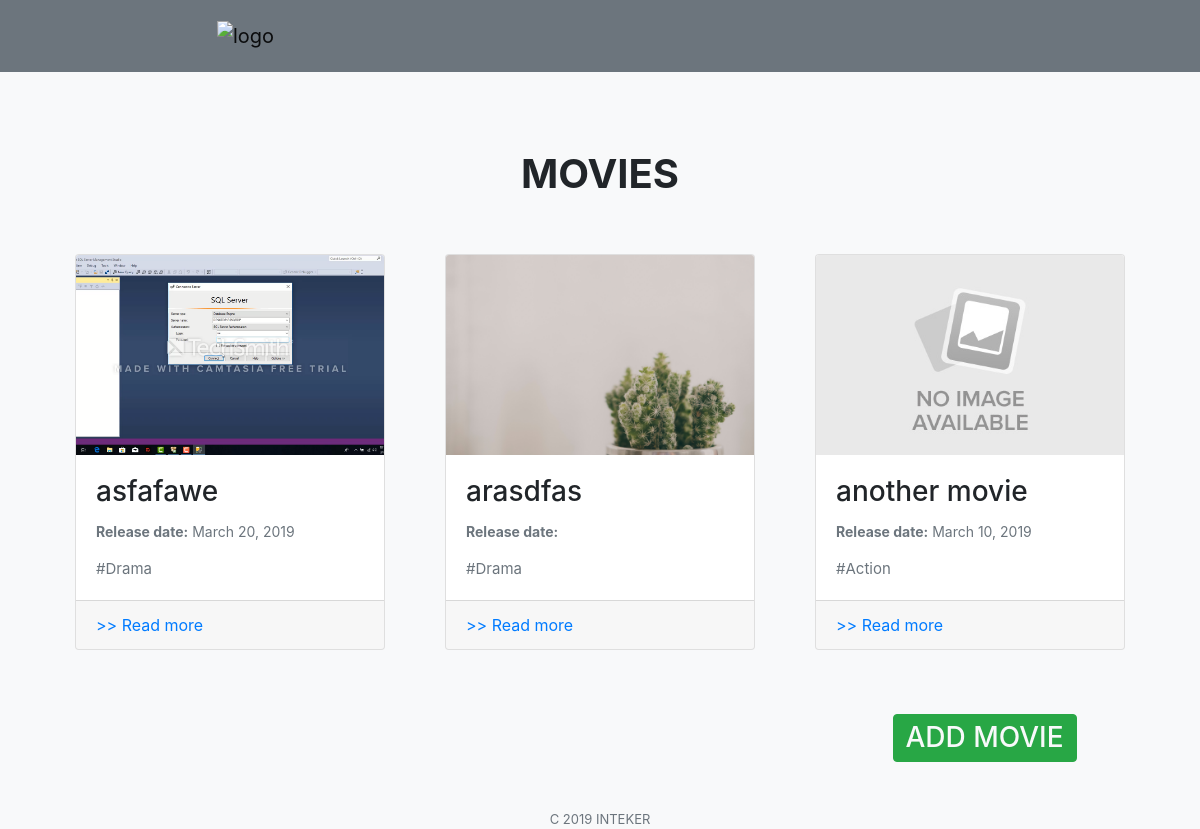
Before: /home/movies/ with the older database file.
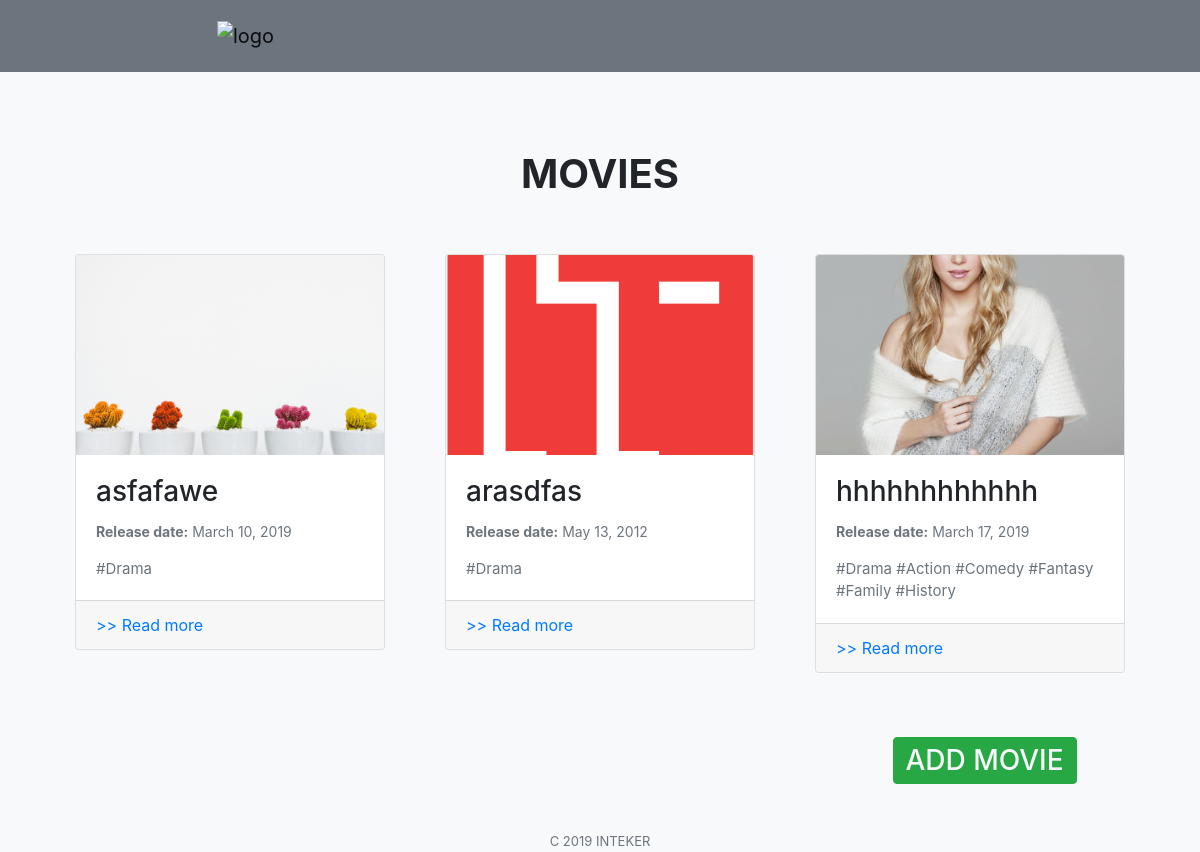
After: the same page with the newer database file.
### intekimdb/models.py (models this page shows, shortened)
class Movie(models.Model):
    title = models.CharField(max_length=100)
    description = models.TextField(max_length=500)
    release_date = models.DateTimeField(default=now())
    category = models.ManyToManyField(Category)
    actors = models.ManyToManyField(Actor, blank=True)
    logo = models.ImageField(upload_to = 'pic_folder/', default = 'pic_folder/no-img.jpg')
    comments = GenericRelation(Comment)
    class Meta:
        verbose_name = "Movie"
        verbose_name_plural = "Movies"

class Category(models.Model):
    name = models.CharField(max_length=50, choices=choice_category, default='Action', unique=True,\
                            error_messages={'unique': 'This catagory is already exist.'})
    def __str__(self):
        return self.name

### intekimdb/views.py (the view)
# urls.py: path('movies/', views.MovieListView.as_view(), name='movie_list'),
class MovieListView(ListView):
    model = Movie
    paginate_by = 100  # if pagination is desired
    def get_context_data(self, **kwargs):
        context = super().get_context_data(**kwargs)
        return context

### templates/intekimdb/movie_list.html (shortened to what this page needs)
{% extends "home.html" %}
{% load add_attr %}
{% block content %}
<div class="col-12 mx-auto">
    <div class="row justify-content-center mb-5">
        <h1 class="font-weight-bold text-uppercase">Movies</h1>
    </div>
    <div class="card-deck">
        {% for movie in object_list %}
        <div class="col-4">
            <div class="card mb-3">
                <img src="{{ movie.logo.url }}" alt="movie_logo" class="card-img-top img-ava">
                <div class="card-body">
                    <h3 class="card-title">{{ movie.title }}</h3>
                    <p class="card-text text-muted" style="font-size: 14px"><strong>Release date:</strong> {{ movie.release_date.date }}</p>
                    <p class="card-text text-muted" style="font-size: 15px">
                        {% for cate in movie.category.all %}
                        #{{ cate }}
                        {% endfor %}
                    </p>
                </div>
                <a href="{% url 'intekimdb:movie_detail' movie.id %}" class="card-link card-footer">
                    <p class="mb-0">>> Read more</p>
                </a>
            </div>
        </div>
        {% endfor %}
    </div>
    <div class="row mt-5">
        <div class="col-3 ml-auto">
            <a href="{% url 'intekimdb:movie_create' %}">
                <div class="btn btn-success">
                    <h3 class="text-light mb-0">ADD MOVIE</h3>
                </div>
            </a>
        </div>
    </div>
</div>
{% endblock %}

Changed rows visible on the page:
removed Movie: logo (placeholder picture), title "another movie", release_date "March 10, 2019", Category (name "Action")
changed Movie "asfafawe": logo: a different picture; release_date "March 20, 2019" → "March 10, 2019"
changed Movie "arasdfas": logo: a different picture; release_date (not shown) → "May 13, 2012"
added Movie: logo (picture), title "hhhhhhhhhhhh", release_date "March 17, 2019", Category (name "Drama"), Category (name "Action")
added Category: name "Comedy", shown under Movie "hhhhhhhhhhhh"
added Category: name "Fantasy", shown under Movie "hhhhhhhhhhhh"
added Category: name "Family", shown under Movie "hhhhhhhhhhhh"
added Category: name "History", shown under Movie "hhhhhhhhhhhh"
